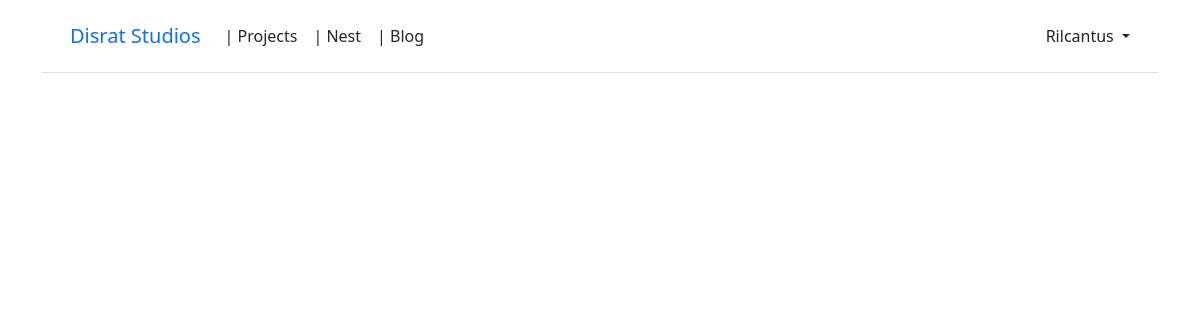
The page /projects/ (signed in) on the database as committed earlier.
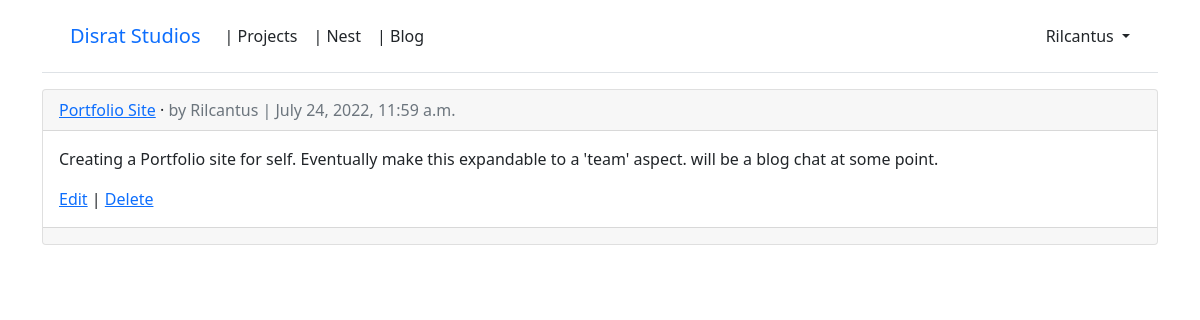
The same page on the database as committed later.
### projects/models.py (models this page shows, shortened)
class Project(models.Model):
    title = models.CharField(max_length=255)
    overview = models.TextField()
    date = models.DateTimeField(auto_now_add=True)
    author = models.ForeignKey(
        settings.AUTH_USER_MODEL,
        on_delete=models.CASCADE,
    )

### accounts/models.py (models this page shows)
class CustomUser(AbstractUser):
    age = models.PositiveIntegerField(null=True, blank=True)

### projects/views.py (the view)
# urls.py: path("", ProjectListView.as_view(), name="project_list"),
class ProjectListView(LoginRequiredMixin, ListView):
    model = Project
    template_name: str = "project/project_list.html"

### templates/project/project_list.html (shortened to what this page needs)
{% extends 'base.html' %}
{% block content %}
{% for project in project_list %}
    <div class="card">
        <div class="card-header">
            <span class="font-weight-bold"><a href="{% url 'project_detail' project.pk %}">{{ project.title }}</a></span> &middot;
            <span class="text-muted">by {{ project.author }} |
            {{ project.date }}</span>
        </div>
        <div class="card-body">
            <p>{{ project.overview }}</p>
            <a href="{% url 'project_edit' project.pk %}">Edit</a> |
            <a href="{% url 'project_delete' project.pk %}">Delete</a>
        </div>
        <div class="card-footer">
        </div>
    </div>
    <br />
{% endfor %}
{% endblock content %}

Rows that differ between the two databases and show on the page:
added Project: title "Portfolio Site", author "Rilcantus", date "July 24, 2022, 11:59 a.m.", overview "Creating a Portfolio site for self. Eventually make this expandable to a 'team' aspect. will be a blog chat at some point."
